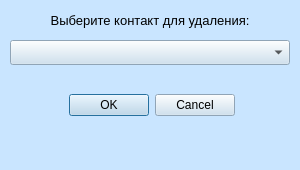
<?xml version="1.0" encoding="UTF-8"?>
<ui version="4.0">
 <class>Dialog</class>
 <widget class="QDialog" name="Dialog">
  <property name="geometry">
   <rect>
    <x>0</x>
    <y>0</y>
    <width>300</width>
    <height>170</height>
   </rect>
  </property>
  <property name="palette">
   <palette>
    <active>
     <colorrole role="Button">
      <brush brushstyle="SolidPattern">
       <color alpha="255">
        <red>200</red>
        <green>222</green>
        <blue>239</blue>
       </color>
      </brush>
     </colorrole>
     <colorrole role="Base">
      <brush brushstyle="SolidPattern">
       <color alpha="255">
        <red>255</red>
        <green>255</green>
        <blue>255</blue>
       </color>
      </brush>
     </colorrole>
     <colorrole role="Window">
      <brush brushstyle="SolidPattern">
       <color alpha="255">
        <red>201</red>
        <green>229</green>
        <blue>255</blue>
       </color>
      </brush>
     </colorrole>
    </active>
    <inactive>
     <colorrole role="Button">
      <brush brushstyle="SolidPattern">
       <color alpha="255">
        <red>200</red>
        <green>222</green>
        <blue>239</blue>
       </color>
      </brush>
     </colorrole>
     <colorrole role="Base">
      <brush brushstyle="SolidPattern">
       <color alpha="255">
        <red>255</red>
        <green>255</green>
        <blue>255</blue>
       </color>
      </brush>
     </colorrole>
     <colorrole role="Window">
      <brush brushstyle="SolidPattern">
       <color alpha="255">
        <red>201</red>
        <green>229</green>
        <blue>255</blue>
       </color>
      </brush>
     </colorrole>
    </inactive>
    <disabled>
     <colorrole role="Button">
      <brush brushstyle="SolidPattern">
       <color alpha="255">
        <red>200</red>
        <green>222</green>
        <blue>239</blue>
       </color>
      </brush>
     </colorrole>
     <colorrole role="Base">
      <brush brushstyle="SolidPattern">
       <color alpha="255">
        <red>201</red>
        <green>229</green>
        <blue>255</blue>
       </color>
      </brush>
     </colorrole>
     <colorrole role="Window">
      <brush brushstyle="SolidPattern">
       <color alpha="255">
        <red>201</red>
        <green>229</green>
        <blue>255</blue>
       </color>
      </brush>
     </colorrole>
    </disabled>
   </palette>
  </property>
  <property name="windowTitle">
   <string>Dialog</string>
  </property>
  <widget class="QDialogButtonBox" name="buttonBox">
   <property name="geometry">
    <rect>
     <x>65</x>
     <y>90</y>
     <width>170</width>
     <height>30</height>
    </rect>
   </property>
   <property name="orientation">
    <enum>Qt::Horizontal</enum>
   </property>
   <property name="standardButtons">
    <set>QDialogButtonBox::Cancel|QDialogButtonBox::Ok</set>
   </property>
  </widget>
  <widget class="QComboBox" name="comboBox">
   <property name="geometry">
    <rect>
     <x>10</x>
     <y>40</y>
     <width>280</width>
     <height>25</height>
    </rect>
   </property>
  </widget>
  <widget class="QLabel" name="label">
   <property name="geometry">
    <rect>
     <x>25</x>
     <y>10</y>
     <width>250</width>
     <height>20</height>
    </rect>
   </property>
   <property name="font">
    <font>
     <pointsize>10</pointsize>
    </font>
   </property>
   <property name="text">
    <string>Выберите контакт для удаления:</string>
   </property>
   <property name="alignment">
    <set>Qt::AlignCenter</set>
   </property>
  </widget>
 </widget>
 <resources/>
 <connections>
  <connection>
   <sender>buttonBox</sender>
   <signal>accepted()</signal>
   <receiver>Dialog</receiver>
   <slot>accept()</slot>
   <hints>
    <hint type="sourcelabel">
     <x>248</x>
     <y>254</y>
    </hint>
    <hint type="destinationlabel">
     <x>157</x>
     <y>274</y>
    </hint>
   </hints>
  </connection>
  <connection>
   <sender>buttonBox</sender>
   <signal>rejected()</signal>
   <receiver>Dialog</receiver>
   <slot>reject()</slot>
   <hints>
    <hint type="sourcelabel">
     <x>316</x>
     <y>260</y>
    </hint>
    <hint type="destinationlabel">
     <x>286</x>
     <y>274</y>
    </hint>
   </hints>
  </connection>
 </connections>
</ui>
